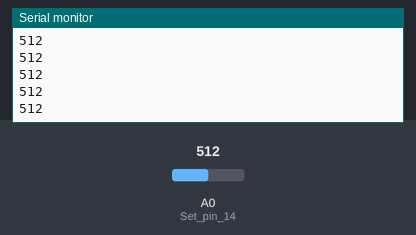
This sketch was run on a simulated Arduino Uno, built with avr-gcc and run on an emulated ATmega328P. Shown: the last lines printed to the serial monitor. Inputs (shaded band) come from the test bench; at power-on: A0 (Set_pin_14) = 512.

Above: at 1.2 s.
1.3 s: A0 (Set_pin_14) set to 716
At 1.31 s:
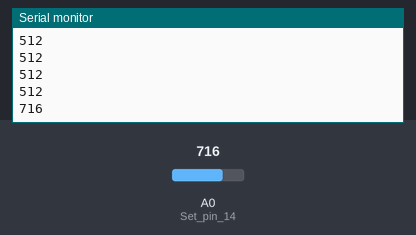
2.8 s: A0 (Set_pin_14) set to 900
At 2.81 s:
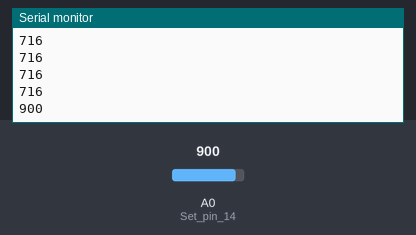
Timing chart, 0 to 5.8 s (numbered marks = the images above; inputs shaded):
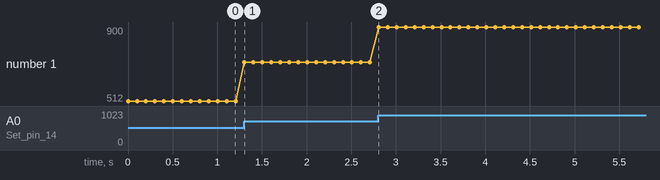

The sketch:

analog_test.ino
```cpp
void setup() {
  Serial.begin(9600);  // Start the serial communication at 9600 baud
  while (!Serial) {
    // Wait for the Serial Monitor to connect (useful for some boards)
  }
  pinMode(14, INPUT);  // Set pin 14 (A0) as input
}

void loop() {
  int analogValue = analogRead(14);  // Read the analog value from pin 14
  Serial.println(analogValue);      // Print the value to the Serial Monitor
  delay(100);                       // Small delay for readability (100ms)
}
```

Measured:
- after the input at 1.3 s, the serial monitor: prints a new line at once (image 1)
- after the input at 2.8 s, the serial monitor: prints a new line at once (image 2)
- plotted number 1: 512 → 716 after the input at 1.3 s, 716 → 900 after the input at 2.8 s
